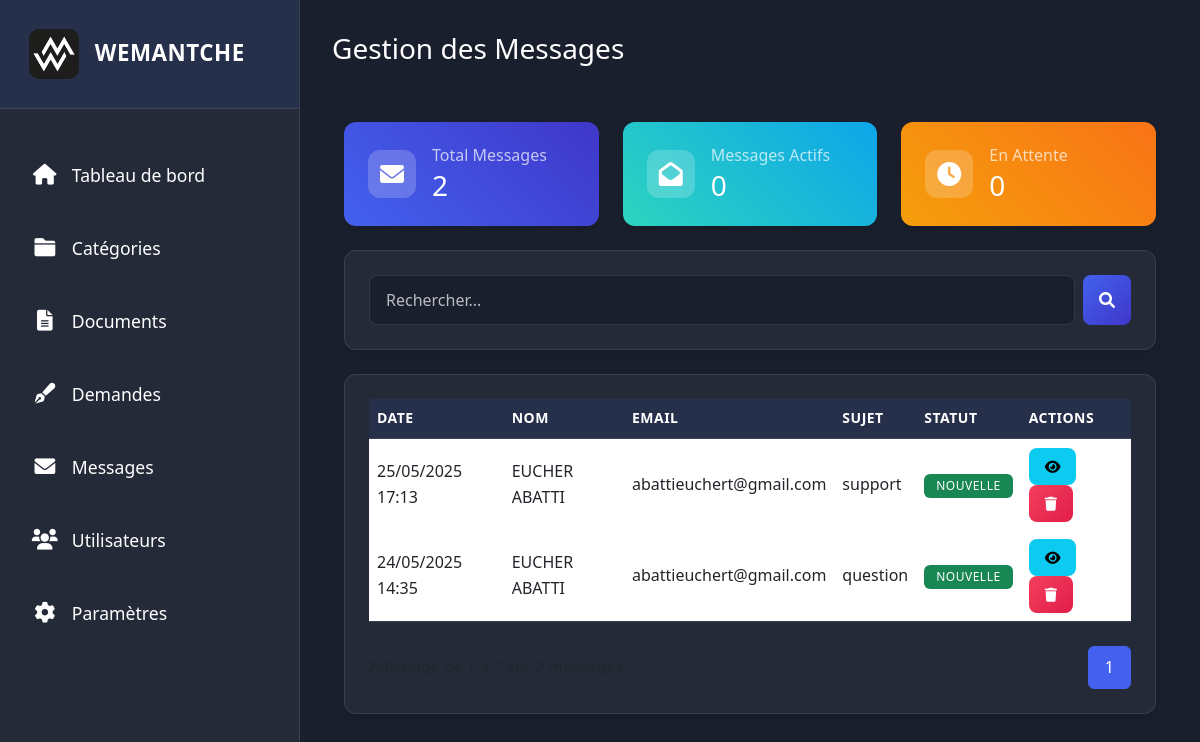
Screenshot of /admin/contacts/index.php with the database file from the repository.
### tables this page shows
CREATE TABLE `contacts` (
  `id` int(11) NOT NULL,
  `nom` varchar(100) NOT NULL,
  `prenom` varchar(100) NOT NULL,
  `email` varchar(255) NOT NULL,
  `sujet` varchar(100) NOT NULL,
  `message` text NOT NULL,
  `date_creation` datetime DEFAULT current_timestamp(),
  `statut` varchar(20) NOT NULL DEFAULT 'nouvelle'
);

### admin/contacts/index.php (the view, shortened to what this page needs)
<?php
require_once('../../config/connexion.php');
$messages_par_page = 10;
$page = isset($_GET['page']) ? (int)$_GET['page'] : 1;
$offset = ($page - 1) * $messages_par_page;
$search = isset($_GET['search']) ? $_GET['search'] : '';
$where_clause = '';
$count_query = "SELECT COUNT(*) as total FROM contacts" . $where_clause;
$stmt = $pdo->prepare($count_query);
$stmt->execute();
$total_messages = $stmt->fetch()['total'];
$total_pages = ceil($total_messages / $messages_par_page);
$actifs_query = "SELECT COUNT(*) as total_actifs FROM contacts WHERE statut = 'active'";
$stmt = $pdo->prepare($actifs_query);
$stmt->execute();
$total_messages_actifs = $stmt->fetch()['total_actifs'];
$attente_query = "SELECT COUNT(*) as total_attente FROM contacts WHERE statut = 'en attente'";
$stmt = $pdo->prepare($attente_query);
$stmt->execute();
$total_messages_attente = $stmt->fetch()['total_attente'];
$query = "SELECT * FROM contacts" . $where_clause . " ORDER BY date_creation DESC LIMIT :offset, :limit";
$stmt = $pdo->prepare($query);
$stmt->bindParam(':offset', $offset, PDO::PARAM_INT);
$stmt->bindParam(':limit', $messages_par_page, PDO::PARAM_INT);
$stmt->execute();
$messages = $stmt->fetchAll();
?>
<!DOCTYPE html>
<html lang="en">
<head>
    <link href="https://cdn.jsdelivr.net/npm/bootstrap@5.3.0/dist/css/bootstrap.min.css" rel="stylesheet">
    <link href="https://cdnjs.cloudflare.com/ajax/libs/font-awesome/6.0.0/css/all.min.css" rel="stylesheet">
    <link href="https://cdn.jsdelivr.net/npm/sweetalert2@11/dist/sweetalert2.min.css" rel="stylesheet">
</head>
<body>
    <div class="admin-wrapper">
        <nav class="sidebar">
            <div class="sidebar-header">
                <div class="d-flex align-items-center">
                    <img src="../../assets/images/WEMANTCHE LOGO p 2.png" alt="Logo" class="sidebar-logo me-3">
                    <h5 class="mb-0">WEMANTCHE</h5>
                </div>
            </div>
            <ul class="sidebar-nav">
                <li class="nav-item active">
                    <a href="../dashboard.php" class="nav-link">
                        <i class="fas fa-home"></i>
                        <span>Tableau de bord</span>
                    </a>
                </li>
                <li class="nav-item">
                    <a href="../categories/index.php" class="nav-link">
                        <i class="fas fa-folder"></i>
                        <span>Catégories</span>
                    </a>
                </li>
                <li class="nav-item">
                    <a href="../documents/index.php" class="nav-link">
                        <i class="fas fa-file-alt"></i>
                        <span>Documents</span>
                    </a>
                </li>
                <li class="nav-item">
                    <a href="../redaction/demandes.php" class="nav-link">
                        <i class="fas fa-pen-fancy"></i>
                        <span>Demandes</span>
                    </a>
                </li>
                <li class="nav-item">
                    <a href="../contacts/index.php" class="nav-link">
                        <i class="fas fa-envelope"></i>
                        <span>Messages</span>
                    </a>
                </li>
                <li class="nav-item">
                    <a href="../users/index.php" class="nav-link">
                        <i class="fas fa-users"></i>
                        <span>Utilisateurs</span>
                    </a>
                </li>
                <li class="nav-item">
                    <a href="../settings.php" class="nav-link">
                        <i class="fas fa-cog"></i>
                        <span>Paramètres</span>
                    </a>
                </li>
            </ul>
        </nav>
        <main class="main-content">
            <div class="d-flex justify-content-between align-items-center mb-4">
                    <h1 class="h3">Gestion des Messages</h1>
                </div>
            <div class="container-fluid py-4">
                <div class="row g-4 mb-4">
                    <div class="col-md-4">
                        <div class="card stat-card bg-gradient-primary">
                            <div class="card-body">
                                <div class="d-flex align-items-center">
                                    <div class="stat-icon">
                                        <i class="fas fa-envelope"></i>
                                    </div>
                                    <div class="ms-3">
                                        <h6 class="mb-1 text-white-50">Total Messages</h6>
                                        <h3 class="mb-0 text-white" id="totalCount">
                                            <?php echo number_format($total_messages); ?>
                                        </h3>
                                    </div>
                                </div>
                            </div>
                        </div>
                    </div>
                    <div class="col-md-4">
                        <div class="card stat-card bg-gradient-info">
                            <div class="card-body">
                                <div class="d-flex align-items-center">
                                    <div class="stat-icon">
                                        <i class="fas fa-envelope-open"></i>
                                    </div>
                                    <div class="ms-3">
                                        <h6 class="mb-1 text-white-50">Messages Actifs</h6>
                                        <h3 class="mb-0 text-white">
                                            <?php echo number_format($total_messages_actifs ?? 0); ?>
                                        </h3>
                                    </div>
                                </div>
                            </div>
                        </div>
                    </div>
                    <div class="col-md-4">
                        <div class="card stat-card bg-gradient-warning">
                            <div class="card-body">
                                <div class="d-flex align-items-center">
                                    <div class="stat-icon">
                                        <i class="fas fa-clock"></i>
                                    </div>
                                    <div class="ms-3">
                                        <h6 class="mb-1 text-white-50">En Attente</h6>
                                        <h3 class="mb-0 text-white">
                                            <?php echo number_format($total_messages_attente ?? 0); ?>
                                        </h3>
                                    </div>
                                </div>
                            </div>
                        </div>
                    </div>
                </div>
                 <div class="card mb-4">
                    <div class="card-body">
                        <form method="GET" class="d-flex gap-2">
                            <input type="text"
                                   name="search"
                                   class="form-control"
                                   placeholder="Rechercher..."
                                   value="<?php echo htmlspecialchars($search); ?>">
                            <button type="submit" class="btn btn-primary">
                                <i class="fas fa-search"></i>
                            </button>
                        </form>
                    </div>
                </div>
                <div class="card">
                    <div class="card-body">
                        <div class="table-responsive">
                            <table class="table table-hover">
                                <thead>
                                    <tr>
                                        <th>Date</th>
                                        <th>Nom</th>
                                        <th>Email</th>
                                        <th>Sujet</th>
                                        <th>Statut</th>
                                        <th>Actions</th>
                                    </tr>
                                </thead>
                                <tbody>
                                    <?php foreach($messages as $message): ?>
                                    <tr>
                                        <td><?php echo date('d/m/Y H:i', strtotime($message['date_creation'])); ?></td>
                                        <td><?php echo htmlspecialchars($message['prenom'] . ' ' . $message['nom']); ?></td>
                                        <td><?php echo htmlspecialchars($message['email']); ?></td>
                                        <td><?php echo htmlspecialchars($message['sujet']); ?></td>
                                        <td>
                                            <span class="badge bg-<?php echo isset($message['statut']) && $message['statut'] === 'nouvelle' ? 'success' : 'danger'; ?>">
                                                <?php echo isset($message['statut']) ? ucfirst($message['statut']) : 'Inconnu'; ?>
                                            </span>
                                        </td>
                                        <td>
                                            <button
                                                class="btn btn-sm btn-info me-2"
                                                onclick="viewMessage(<?php echo htmlspecialchars(json_encode($message)); ?>)">
                                                <i class="fas fa-eye"></i>
                                            </button>
                                            <button
                                                class="btn btn-sm btn-danger"
                                                onclick="deleteMessage(<?php echo $message['id']; ?>)">
                                                <i class="fas fa-trash"></i>
                                            </button>
                                        </td>
                                    </tr>
                                    <?php endforeach; ?>
                                </tbody>
                            </table>
                        </div>
                        <div class="d-flex justify-content-between align-items-center mt-4">
                            <div class="text-muted">
                            </div>
                            <nav>
                                <ul class="pagination mb-0">
                                    <?php for($i = 1; $i <= $total_pages; $i++): ?>
                                        <li class="page-item <?php echo $i === $page ? 'active' : ''; ?>">
                                            <a class="page-link"
                                               href="?page=<?php echo $i; ?><?php echo !empty($search) ? '&search='.urlencode($search) : ''; ?>">
                                                <?php echo $i; ?>
                                            </a>
                                        </li>
                                    <?php endfor; ?>
                                </ul>
                            </nav>
                        </div>
                    </div>
                </div>
            </div>
        </main>
    </div>
</body>
</html>

### admin/contacts/index.php (style rules this page uses)
:root { --bg-dark: #1a1f2d; --bg-card: #242a38; --bg-modal: #2a303c; --primary: #4361ee; --primary-hover: #3451db; --secondary: #3f37c9; --success: #2dd4bf; --danger: #f43f5e; --warning: #f59e0b; --info: #3b82f6; --text-light: #94a3b8; --text-white: #ffffff; --border-color: rgba(255, 255, 255, 0.1); --transition: all 0.3s ease; }
body { background: var(--bg-dark); color: var(--text-white); font-family: 'Segoe UI', system-ui, -apple-system, sans-serif; line-height: 1.6; }
.admin-wrapper { display: flex; min-height: 100vh; }
.sidebar { width: 300px; background: var(--bg-card); border-right: 1px solid var(--border-color); position: fixed; height: 100vh; left: 0; top: 0; z-index: 1000; transition: all 0.3s ease-in-out; }
.sidebar-header { padding: 1.8rem; border-bottom: 1px solid var(--border-color); background: rgba(67, 97, 238, 0.1); }
.sidebar-logo { width: 50px; height: 50px; border-radius: 10px; transition: transform 0.3s ease; }
.sidebar-header h5 { color: var(--text-white); font-weight: 600; font-size: 1.4rem; margin: 0; letter-spacing: 0.5px; }
.sidebar-nav { padding: 1.5rem 0; }
.nav-item { margin: 0.8rem 0; }
.nav-link { padding: 1rem 1.8rem; font-size: 1.1rem; display: flex; align-items: center; gap: 15px; color: var(--text-white); transition: all 0.3s ease; border-left: 4px solid transparent; }
.nav-link i { width: 24px; height: 24px; display: flex; align-items: center; justify-content: center; font-size: 1.3rem; transition: all 0.3s ease; }
.main-content { flex: 1; margin-left: 300px; padding: 2rem; transition: margin-left 0.3s ease-in-out; }
.card { background: var(--bg-card); border: 1px solid var(--border-color); border-radius: 12px; box-shadow: 0 4px 6px rgba(0, 0, 0, 0.1); transition: var(--transition); }
.stat-card { border: none; transition: all 0.3s ease; }
.bg-gradient-primary { background: linear-gradient(45deg, #4361ee, #3f37c9); }
.bg-gradient-info { background: linear-gradient(45deg, #2dd4bf, #0ea5e9); }
.bg-gradient-warning { background: linear-gradient(45deg, #f59e0b, #f97316); }
.stat-icon { width: 48px; height: 48px; border-radius: 12px; display: flex; align-items: center; justify-content: center; font-size: 1.5rem; color: white; background: rgba(255, 255, 255, 0.2); backdrop-filter: blur(5px); }
.card-body { padding: 1.5rem; }
.text-white-50 { color: rgba(255, 255, 255, 0.7) !important; }
.table { color: var(--text-white); margin-bottom: 0; }
.table th { color: var(--text-white) !important; background: rgba(67, 97, 238, 0.1); border-bottom: 2px solid var(--border-color); font-weight: 600; text-transform: uppercase; font-size: 0.875rem; letter-spacing: 0.5px; }
.table td { border-bottom: 1px solid var(--border-color); vertical-align: middle; }
.badge { padding: 0.5em 1em; border-radius: 6px; font-weight: 500; text-transform: uppercase; letter-spacing: 0.5px; }
.btn { padding: 0.5rem 1rem; border-radius: 8px; transition: var(--transition); border: none; }
.btn-primary { background: linear-gradient(135deg, var(--primary), var(--secondary)); }
.btn-danger { background: linear-gradient(135deg, var(--danger), #e11d48); }
.form-control { background: var(--bg-dark); border: 1px solid var(--border-color); color: var(--text-white); padding: 0.75rem 1rem; border-radius: 8px; transition: var(--transition); }
.pagination { margin: 0; gap: 0.25rem; }
.page-link { background: var(--bg-card); border: 1px solid var(--border-color); color: var(--text-white); padding: 0.5rem 1rem; border-radius: 6px; transition: var(--transition); }
.page-link:hover, .page-item.active .page-link { background: var(--primary); color: var(--text-white); border-color: var(--primary); }
.form-control::placeholder { color: var(--text-white); opacity: 0.7; }

### rows the page displays
contacts: date_creation "25/05/2025 17:13", prenom+nom "EUCHER ABATTI", email "abattieuchert@gmail.com", sujet "support", statut "NOUVELLE"
contacts: date_creation "24/05/2025 14:35", prenom+nom "EUCHER ABATTI", email "abattieuchert@gmail.com", sujet "question", statut "NOUVELLE"

### other values shown
$total_messages "2"
$total_messages_actifs "0"
$total_messages_attente "0"
